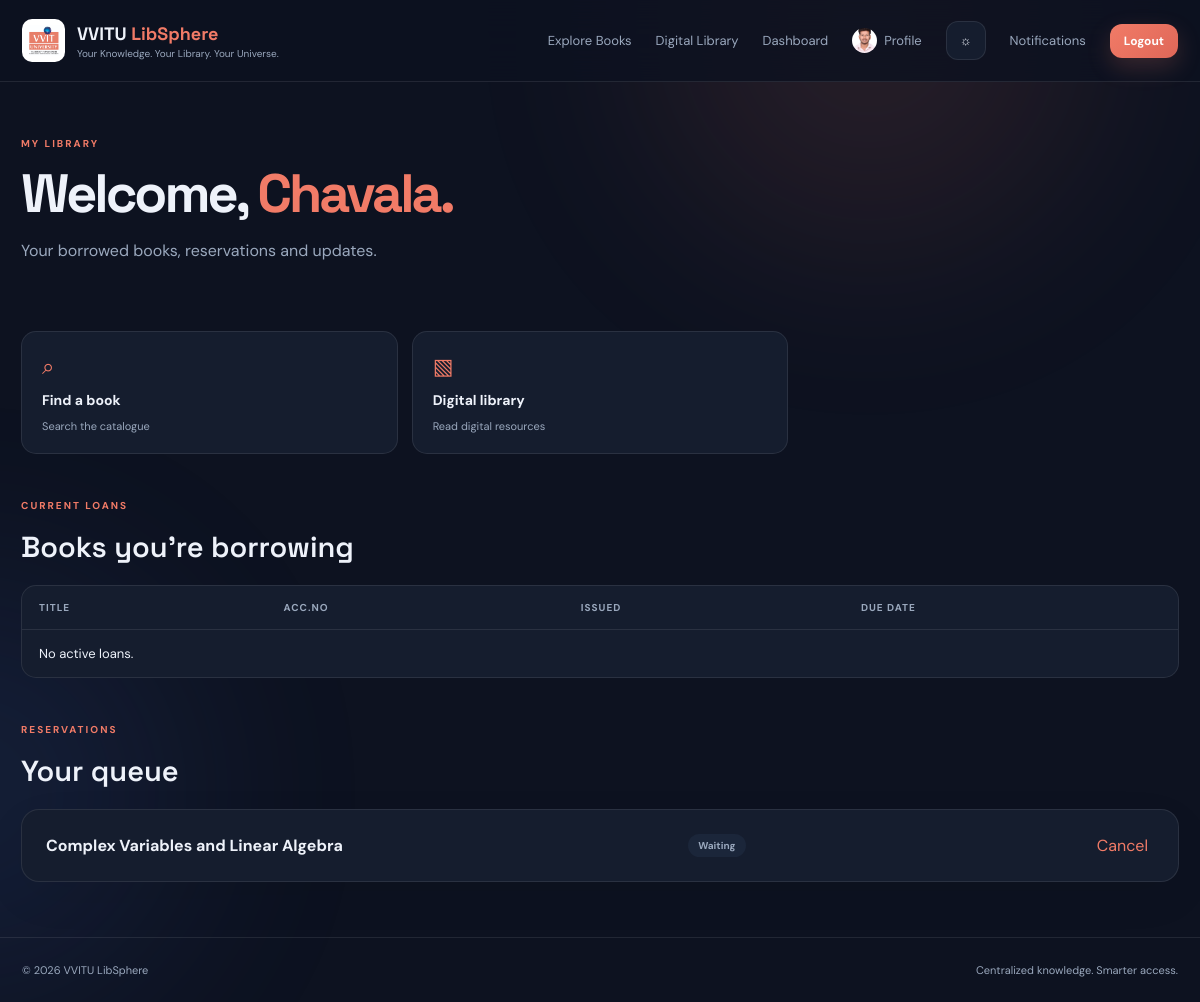
The app's page /dashboard (signed in) with its own data.
### app.py (models this page shows, shortened)
class User(UserMixin, db.Model):
    id = db.Column(db.Integer, primary_key=True)
    name = db.Column(db.String(120), nullable=False)
    username = db.Column(db.String(80), unique=True, nullable=False)
    email = db.Column(db.String(150), unique=True)
    password_hash = db.Column(db.String(255), nullable=False)
    role = db.Column(db.String(20), default="student", nullable=False)
    profile_pic = db.Column(db.String(255), default="")
    is_active = db.Column(db.Boolean, default=True, nullable=False)
    created_at = db.Column(db.DateTime, default=datetime.utcnow)

class Reservation(db.Model):
    id = db.Column(db.Integer, primary_key=True)
    book_id = db.Column(db.Integer, db.ForeignKey("book.id"), nullable=False)
    user_id = db.Column(db.Integer, db.ForeignKey("user.id"), nullable=False)
    created_at = db.Column(db.DateTime, default=datetime.utcnow)
    status = db.Column(db.String(30), default="waiting")
    notified_at = db.Column(db.DateTime)
    book = db.relationship("Book")
    user = db.relationship("User")

class Book(db.Model):
    id = db.Column(db.Integer, primary_key=True)
    title = db.Column(db.String(250), nullable=False, index=True)
    author = db.Column(db.String(180), default="")
    publisher = db.Column(db.String(180), default="")
    isbn = db.Column(db.String(40), default="", index=True)
    edition = db.Column(db.String(80), default="")
    subject = db.Column(db.String(120), default="", index=True)
    department = db.Column(db.String(80), default="")
    call_no = db.Column(db.String(80), default="", index=True)
    description = db.Column(db.Text, default="")
    created_at = db.Column(db.DateTime, default=datetime.utcnow)
    copies = db.relationship("BookCopy", backref="book", cascade="all, delete-orphan")

### app.py (the view, shortened to what this page needs)
@app.route("/dashboard")
@login_required
def dashboard():
    loans = Loan.query.filter_by(user_id=current_user.id, returned_at=None).order_by(Loan.due_at).all()
    reservations = Reservation.query.filter_by(user_id=current_user.id, status="waiting").all()
    notifications = Notification.query.filter_by(user_id=current_user.id).order_by(Notification.created_at.desc()).limit(5).all()
    return render_template("student_dashboard.html", loans=loans, reservations=reservations, notifications=notifications)

### app.py (called while the page is built)
@login_manager.user_loader
def load_user(user_id):
    user = db.session.get(User, int(user_id))
    return user if user and user.is_active else None

@app.context_processor
def inject_globals():
    unread = Notification.query.filter_by(user_id=current_user.id, read=False).count() if current_user.is_authenticated else 0
    return {"unread_notifications": unread, "today": date.today(),
            "profile_image_url": url_for("static", filename=current_user.profile_pic) if current_user.is_authenticated and current_user.profile_pic else None}

### templates/student_dashboard.html
{% extends "base.html" %}{% block title %}My Library · LibSphere{% endblock %}{% block content %}<section class="page-head"><span class="eyebrow">MY LIBRARY</span><h1>Welcome, <span>{{ current_user.name.split()[0] }}.</span></h1><p class="muted">Your borrowed books, reservations and updates.</p></section><div class="quick-grid"><a class="quick-card" href="{{ url_for('books') }}">⌕<b>Find a book</b><small>Search the catalogue</small></a><a class="quick-card" href="{{ url_for('digital') }}">▧<b>Digital library</b><small>Read digital resources</small></a></div><section class="section-head"><div><span class="eyebrow">CURRENT LOANS</span><h2>Books you're borrowing</h2></div></section><div class="table-wrap"><table><thead><tr><th>Title</th><th>ACC.NO</th><th>Issued</th><th>Due date</th></tr></thead><tbody>{% for l in loans %}<tr><td>{{ l.copy.book.title }}</td><td>{{ l.copy.acc_no }}</td><td>{{ l.issued_at.strftime('%d %b %Y') }}</td><td>{{ l.due_at.strftime('%d %b %Y') }}</td></tr>{% else %}<tr><td colspan="4">No active loans.</td></tr>{% endfor %}</tbody></table></div><section class="section-head"><div><span class="eyebrow">RESERVATIONS</span><h2>Your queue</h2></div></section>{% for r in reservations %}<div class="panel compact"><b>{{ r.book.title }}</b><span class="pill">{{ r.status }}</span><form method="post" action="{{ url_for('cancel_reservation', reservation_id=r.id) }}"><button class="text-button">Cancel</button></form></div>{% else %}<p class="muted">No active reservations.</p>{% endfor %}{% endblock %}

### templates/base.html (shortened to what this page needs)
<!doctype html>
<html lang="en" data-theme="dark">
<head>
<link rel="stylesheet" href="{{ url_for('static', filename='css/style.css') }}">
</head>
<body>
<div class="ambient ambient-a"></div><div class="ambient ambient-b"></div>
<nav class="navbar">
  <a class="brand" href="{{ url_for('home') }}">
    <img src="{{ url_for('static', filename='vvitu-logo.png') }}" onerror="this.style.display='none'" alt="VVITU logo">
    <span><b>VVITU <em>LibSphere</em></b><small>Your Knowledge. Your Library. Your Universe.</small></span>
  </a>
  <div class="navlinks">
    <a href="{{ url_for('books') }}">Explore Books</a><a href="{{ url_for('digital') }}">Digital Library</a>
    {% if current_user.is_authenticated %}<a href="{{ url_for('dashboard') }}">Dashboard</a><a href="{{ url_for('profile') }}" class="nav-profile">{% if current_user.profile_pic %}<img src="{{ url_for('static', filename=current_user.profile_pic) }}" alt="Profile">{% else %}<span>{{ current_user.name[:1]|upper }}</span>{% endif %}Profile</a>{% if current_user.role == 'admin' %}<a href="{{ url_for('admin_users') }}">Manage Users</a>{% endif %}{% endif %}
    <button class="icon-btn" id="themeToggle" title="Toggle theme">☼</button>
    {% if current_user.is_authenticated %}
      <a href="{{ url_for('notifications') }}" class="nav-notice">Notifications{% if unread_notifications %}<i>{{ unread_notifications }}</i>{% endif %}</a>
      <a class="btn btn-small" href="{{ url_for('logout') }}">Logout</a>
    {% else %}<a href="{{ url_for('register') }}">Register</a><a class="btn btn-small" href="{{ url_for('login') }}">Sign in</a>{% endif %}
  </div>
</nav>
<main class="container">
{% block content %}{% endblock %}
</main>
<footer><span>© {{ today.year }} VVITU LibSphere</span><span>Centralized knowledge. Smarter access.</span></footer>
</body></html>

### static/css/style.css (style rules this page uses)
:root { --bg:#0d1220;--surface:#151d2e;--surface2:#1b263a;--text:#eef2fa;--muted:#9aa8bd;--line:rgba(255,255,255,.09);--accent:#f17b67;--accent2:#ffab91;--shadow:0 24px 70px rgba(0,0,0,.28) }
* { box-sizing:border-box }
html { scroll-behavior:smooth }
body { margin:0;background:var(--bg);color:var(--text);font-family:'DM Sans',sans-serif;min-height:100vh;overflow-x:hidden;transition:background .3s,color .3s }
a { color:inherit;text-decoration:none }
button,input,select,textarea { font:inherit }
.ambient { position:fixed;width:420px;height:420px;border-radius:50%;filter:blur(110px);opacity:.12;pointer-events:none;z-index:-1 }
.ambient-a { background:#f17b67;top:-180px;right:10% }
.ambient-b { background:#527ee8;bottom:0;left:-240px }
.container { width:min(1160px,calc(100% - 42px));margin:auto;min-height:calc(100vh - 150px) }
.navbar { height:82px;display:flex;align-items:center;justify-content:space-between;padding:0 max(22px,calc((100% - 1160px)/2));border-bottom:1px solid var(--line);position:sticky;top:0;background:color-mix(in srgb,var(--bg) 82%,transparent);backdrop-filter:blur(20px);z-index:20 }
.brand { display:flex;align-items:center;gap:12px }
.brand img { width:43px;height:43px;object-fit:contain;background:#fff;border-radius:10px;padding:3px }
.brand b { font:700 18px 'Space Grotesk';display:block }
.brand em { font-style:normal;color:var(--accent) }
.brand small { display:block;color:var(--muted);font-size:10px;margin-top:2px }
.navlinks { display:flex;align-items:center;gap:24px;font-size:13px;color:var(--muted) }
.icon-btn,.mobile-menu { border:1px solid var(--line);background:var(--surface);color:var(--text);border-radius:12px;padding:10px 13px;cursor:pointer }
.nav-notice { position:relative }
.btn { border:0;background:linear-gradient(135deg,var(--accent),#df6758);color:white;padding:13px 19px;border-radius:12px;font-weight:700;cursor:pointer;display:inline-flex;align-items:center;justify-content:center;gap:8px;box-shadow:0 9px 25px rgba(241,123,103,.2);transition:transform .2s,box-shadow .2s }
.btn-small { padding:9px 14px;font-size:12px }
.eyebrow { font-size:10px;letter-spacing:2px;font-weight:700;color:var(--accent);display:block;margin-bottom:16px }
.hero h1,.page-head h1,.detail-copy h1,.auth-card h1 { font:700 clamp(42px,6vw,72px)/1.04 'Space Grotesk';letter-spacing:-3px;margin:0 0 22px }
.hero h1 span,.page-head h1 span,.detail-copy h1 span,.auth-card h1 span { color:var(--accent) }
.section-head { display:flex;align-items:end;justify-content:space-between;margin:45px 0 20px }
.section-head h2 { font:600 29px 'Space Grotesk';margin:0 }
.page-head { padding:55px 0 25px }
.page-head h1 { font-size:54px;margin-bottom:12px }
.muted { color:var(--muted);line-height:1.65 }
.table-wrap { overflow:auto;border:1px solid var(--line);border-radius:15px;background:var(--surface);margin-bottom:25px }
table { width:100%;border-collapse:collapse;text-align:left;font-size:13px }
th,td { padding:15px 17px;border-bottom:1px solid var(--line);white-space:nowrap }
th { color:var(--muted);font-size:10px;text-transform:uppercase;letter-spacing:1px }
tr:last-child td { border:0 }
.status,.pill { display:inline-flex;border-radius:30px;padding:5px 10px;font-size:10px;font-weight:700;background:var(--surface2);color:var(--muted);text-transform:capitalize }
.panel,.form-panel,.upload-panel,.scanner-panel { background:var(--surface);border:1px solid var(--line);border-radius:18px;padding:24px;margin:18px 0;box-shadow:0 15px 45px rgba(0,0,0,.06) }
.quick-grid { display:grid;grid-template-columns:repeat(3,1fr);gap:14px;margin:25px 0 }
.quick-card { padding:20px;border:1px solid var(--line);border-radius:15px;background:var(--surface);font-size:22px;color:var(--accent);transition:.2s }
.quick-card b,.quick-card small { display:block;color:var(--text);font-size:14px;margin-top:10px }
.quick-card small { color:var(--muted);font-size:11px }
.compact { display:flex;align-items:center;justify-content:space-between;gap:15px }
.text-button { background:none;border:0;color:var(--accent);cursor:pointer }
footer { border-top:1px solid var(--line);padding:25px max(22px,calc((100% - 1160px)/2));display:flex;justify-content:space-between;color:var(--muted);font-size:11px;margin-top:55px }
.nav-profile { display:inline-flex;align-items:center;gap:7px }
.nav-profile img,.nav-profile span { width:25px;height:25px;border-radius:50%;object-fit:cover }

### records on screen
User: profile_pic (picture), name "Chavala"
Reservation: book "Complex Variables and Linear Algebra", status "Waiting"
